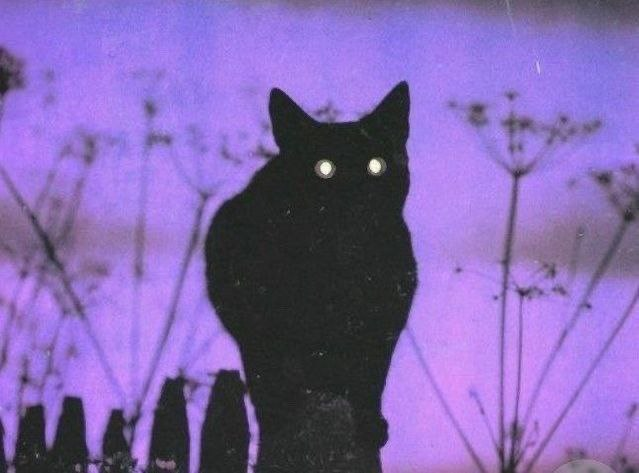
#> input picture _huge.jpg, 639 x 473 px
$ python pillow_examlpe.py
#> lines starting #> are read from the running program, lines starting #| are printed output that depends on the picture
# для установки pip install pillow
from PIL import Image, ImageDraw, ImageFilter

# # шаблон для работы с изображением
# im = Image.open("img.jpg")  # открытие изображения
# pixels = im.load()  # загрузка пикселей
# x, y = im.size  # получение ширины и высоты изображения
#
# for i in range(x):
#     for j in range(y):
#         r, g, b = pixels[i, j]  # получение компанент для каждого пикселя
#         # ...   # выполнение преобразования
#
# im.save("new_img.jpg")

# простейшие преобразования
# негатив
im = Image.open("_huge.jpg")
#> im is the input picture: PIL image 639x473 RGB; mean R, G, B 129.1, 102.9, 173.7
pixels = im.load()
x, y = im.size
#> x = 639; y = 473

for i in range(x):
    for j in range(y):
        r, g, b = pixels[i, j]
        pixels[i, j] = 255 - r, 255 - g, 255 - b

im.save("new_huge_1.jpg")
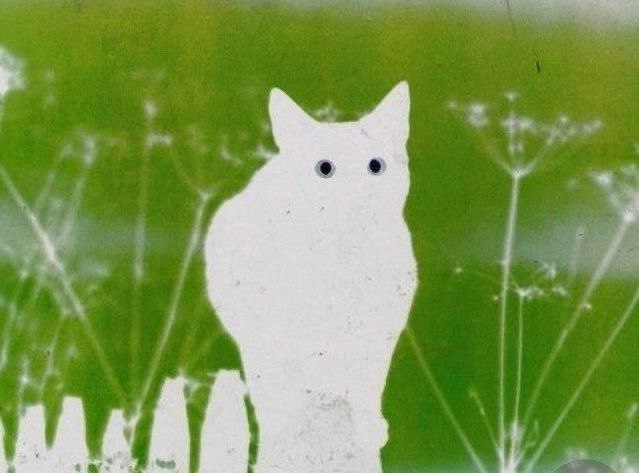
#> saved as new_huge_1.jpg: PIL image 639x473 RGB; mean R, G, B 125.9, 152.1, 81.3

# чб
im = Image.open("_huge.jpg")
pixels = im.load()
x, y = im.size

for i in range(x):
    for j in range(y):
        r, g, b = pixels[i, j]
        pixels_sum = r + g + b
        pixels[i, j] = pixels_sum // 3, pixels_sum // 3, pixels_sum // 3

im.save("new_huge_2.jpg")
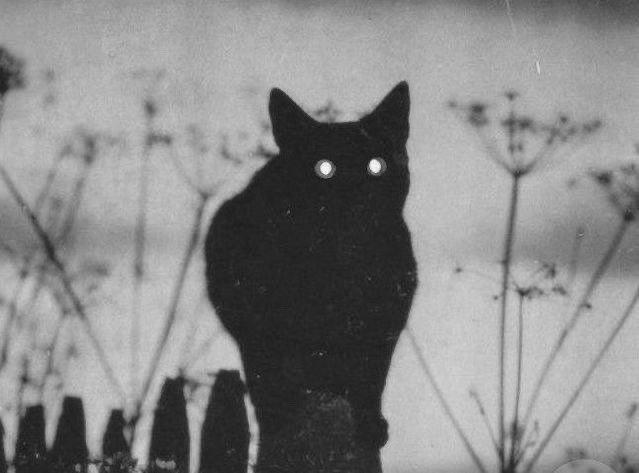
#> saved as new_huge_2.jpg: PIL image 639x473 RGB; min 2, max 251, mean 134.9

# готовые фильтры
im = Image.open("_huge.jpg")

# radius отвечает за степень размытия изображения
im = im.filter(ImageFilter.GaussianBlur(radius=5))
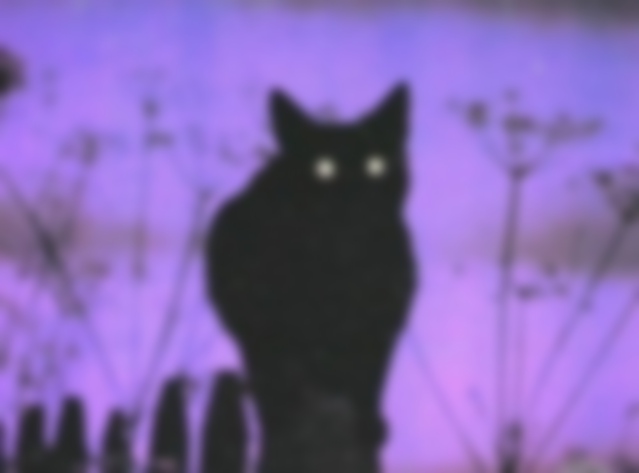
#> im: PIL image 639x473 RGB; mean R, G, B 129.1, 102.9, 173.6

# чем меньше radius, тем больше будет подчёркнуто мелких деталей
# percent определяет, насколько сильно затемняются или осветляются участки изображения, находящиеся на границах контура.
# percent=100 означает, что разница в тоне на границе более светлого и более тёмного участков усилится в два раза.
# treshhold определяет минимальную разницу тона, при которой осуществляется нерезкое маскирование.
# Если изображение шумное или зернистое (содержит нежелательные детали), значение параметра увеличивают
# для предотвращения подчёркивания нежелательных деталей.
im = im.filter(ImageFilter.UnsharpMask(radius=2, percent=100, threshold=1))

im.save('new_huge_3.jpg')

# геометрические преобразования
im = Image.open("_huge.jpg")
# [5 lines of commented-out code are left out]
im.save("new_huge_4.jpg")

# создание изображений
im = Image.new("RGB", (700, 700), (208, 240, 192))  # создание изображения
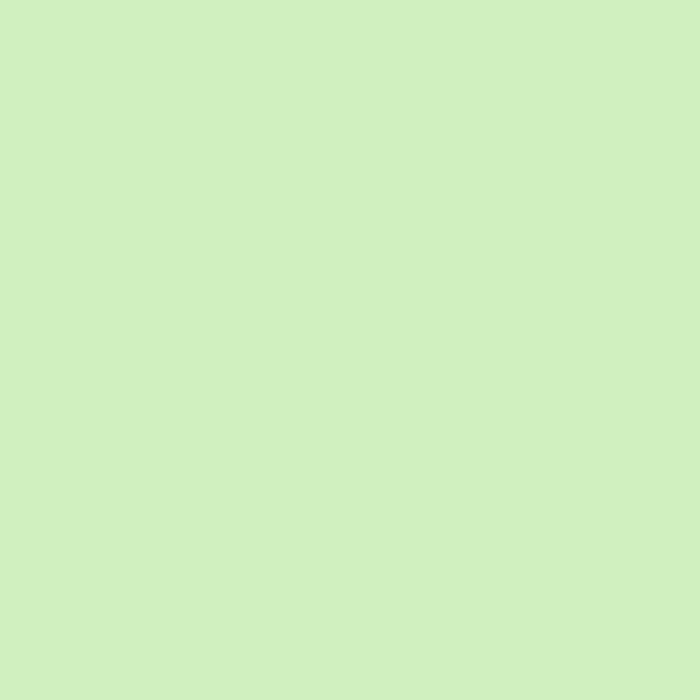
#> im: PIL image 700x700 RGB; mean R, G, B 208, 240, 192
draw = ImageDraw.Draw(im)  # создаём холст поверх изображения

draw.ellipse((200, 300, 500, 550), fill=(255, 255, 255))  # рисуем эллипс

draw.ellipse((290, 370, 320, 400), fill=(0, 191, 255), outline='blue', width=2)  # рисуем эллипс
draw.ellipse((380, 370, 410, 400), fill=(0, 191, 255), outline='blue', width=2)  # рисуем эллипс

draw.line((60, 380, 260, 410), fill=(150, 153, 146), width=3)  # рисуем линию
draw.line((50, 440, 250, 440), fill=(150, 153, 146), width=3)  # рисуем линию
draw.line((60, 500, 260, 470), fill=(150, 153, 146), width=3)  # рисуем линию

draw.line((440, 410, 640, 380), fill=(150, 153, 146), width=3)  # рисуем линию
draw.line((450, 440, 650, 440), fill=(150, 153, 146), width=3)  # рисуем линию
draw.line((440, 470, 640, 500), fill=(150, 153, 146), width=3)  # рисуем линию

draw.ellipse((200, 150, 300, 350), fill=(255, 255, 255))  # рисуем эллипс
draw.ellipse((400, 150, 500, 350), fill=(255, 255, 255))  # рисуем эллипс

draw.arc((320, 450, 380, 500), start=0, end=180, fill=(241, 156, 187), width=5)  # рисуем дугу

im.save("img.jpg")
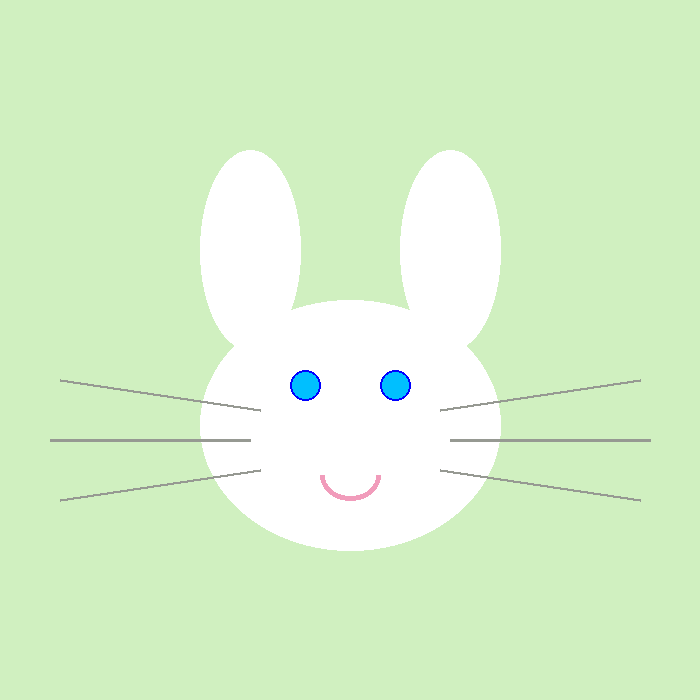
#> saved as img.jpg: PIL image 700x700 RGB; mean R, G, B 215.4, 241.8, 203.1
